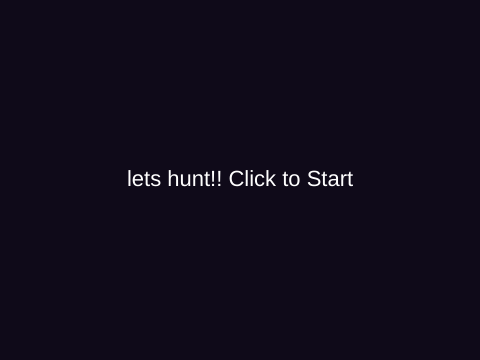
Frame 1 (no input)
Frame 60 (no input): identical to frame 1, image omitted
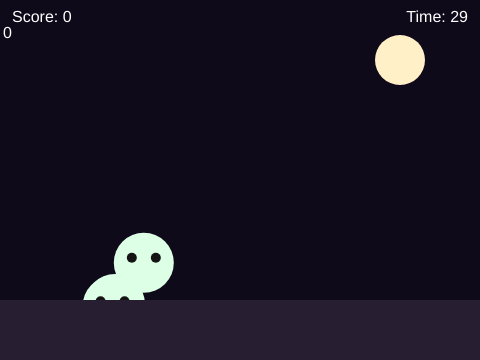
Frame 120 (the mouse pressed at the canvas centre since frame 60)

The p5.js sketch that drew these frames (run headless with seeded random() and noise() and a simulated clock; from frame 60 on, the mouse is pressed at the canvas centre):

// p5.js sketch
// ── sketch.js
let ghost = { x: 240, y: 180 };
let score = 0;
let duration = 30;
let startTime;
let state = 'start';
let spawnEvery = 60;

function setup() {
  createCanvas(480, 360);
  startTime = millis();
  spawnGhost();
}

function draw() {
  background(15, 10, 25);
  noStroke();
  if (state === 'start') {
    textAlign(CENTER, CENTER);
    fill(255);
    textSize(22);
    text('lets hunt!! Click to Start', width / 2, height / 2);
    return;
  }

  if (state === 'over') {
    textAlign(CENTER, CENTER);
    fill(255);
    textSize(22);
    text('Hunt failed loser\nScore: ' + score + '\nClick to retry', width / 2, height / 2);
    return;
  }
  let elapsed = (millis() - startTime) / 1000;
let timeLeft = max(0, duration - elapsed);
   if (timeLeft <= 0) {
    state = 'over';
    return;
  }
  if (frameCount % spawnEvery === 0) spawnGhost();
  drawGhost(ghost.x, ghost.y);

  textAlign(LEFT, TOP);
  fill(255);
  textSize(16);
  text('Score: ' + score, 12, 10);
  textAlign(RIGHT, TOP);
text('Time: ' + ceil(timeLeft), width - 12, 10);
  if (frameCount % spawnEvery === 0) spawnGhost();
  drawGhost(ghost.x, ghost.y);

  ghost.x += random(-3, 3);
  ghost.y += random(-3, 3);
  drawGhost(ghost.x, ghost.y);

  
  fill(255,240,200);//yellow
  ellipse(400, 60, 50, 50);

  
 fill(40, 30, 50);
rect(0, 300, 480, 60); 

  fill(255);
textSize(16);
text('Score: ' + score, 12, 26);
}
function drawGhost(x, y) {
  noStroke();
  fill(220, 255, 230);
  ellipse(x, y, 60, 60);

  fill(20);
  ellipse(x - 12, y - 5, 10);
  ellipse(x + 12, y - 5, 10);
}

function spawnGhost() {
  ghost = { x: random(40, width - 40), y: random(40, height - 40) };
}

function mousePressed() {
  if (state === 'start' || state === 'over') {
    state = 'play';
    score = 0;
    startTime = millis();
    spawnGhost();
    return;
  }
  if (dist(mouseX, mouseY, ghost.x, ghost.y) < 30) {
    score++;
    spawnGhost();
  }

  if (dist(mouseX, mouseY, ghost.x, ghost.y) < 30) {
    score+=1;

    ghost.x += random(-100, 100);
  ghost.y += random(-100, 100);
  drawGhost(ghost.x, ghost.y);
    spawnGhost();
  }
}
